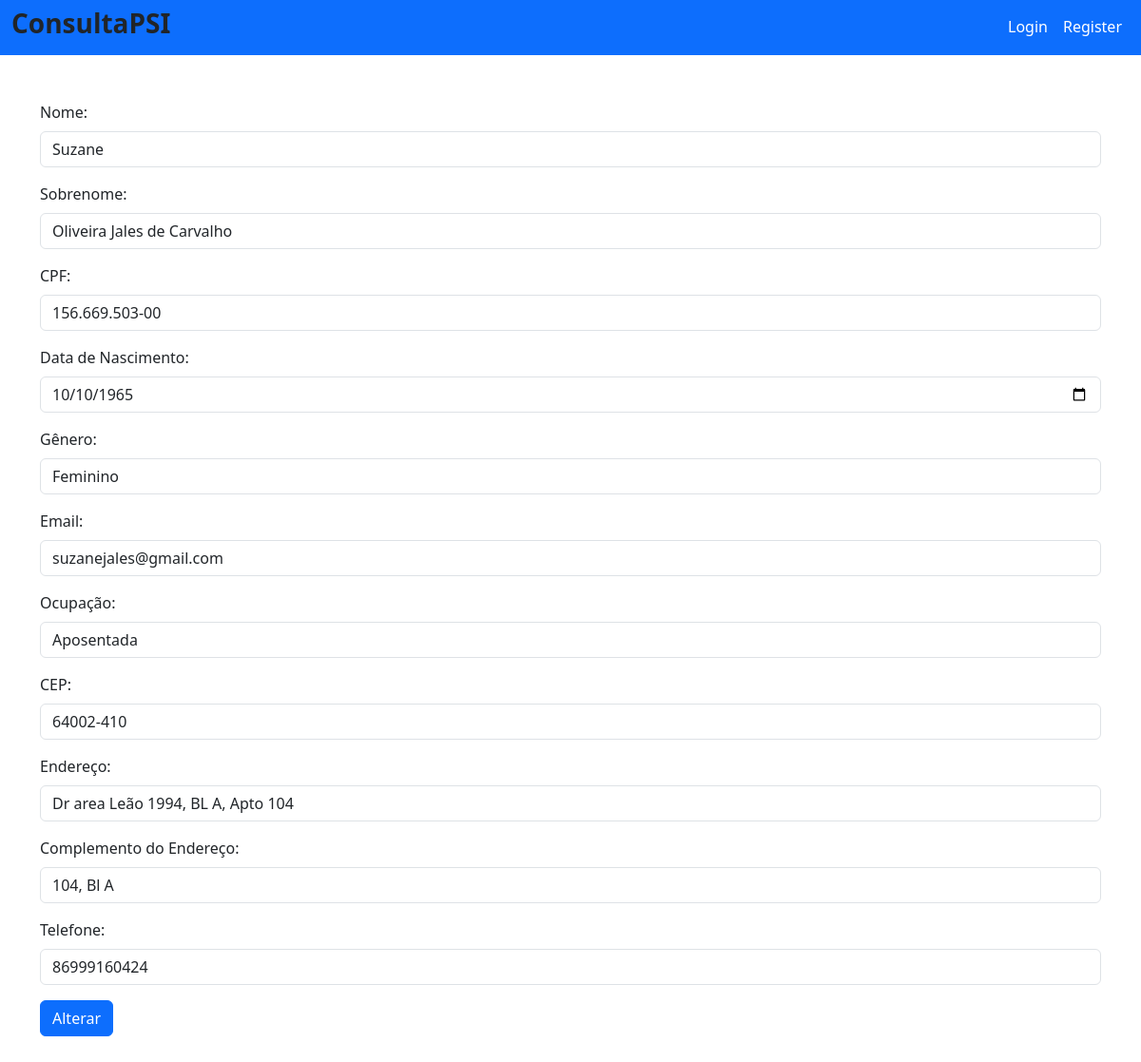
Page /pacientes/update/2 on the committed database.
### database/models/paciente_model.py (models this page shows, shortened)
class Paciente(db.Model):
    __tablename__ = 'paciente'
    id = db.Column(db.Integer, primary_key=True, autoincrement=True)
    nome = db.Column(db.String(50), nullable=False)
    sobrenome = db.Column(db.String(150), nullable=False)
    cpf = db.Column(db.String(11), nullable=False, unique=True)
    nascimento = db.Column(db.Date, nullable=False)
    genero = db.Column(db.String(30), nullable=False)
    email = db.Column(db.String(50), nullable=False, unique=True)
    ocupacao = db.Column(db.String(50), nullable=False)
    cep = db.Column(db.String(8), nullable=False)
    endereco = db.Column(db.String(150), nullable=False)
    endereco_complemento = db.Column(db.String(150), nullable=False)
    fone = db.Column(db.String(15), nullable=False)
    datainicio = db.Column(db.Date, nullable=False)
    convenios_id = db.Column(db.Integer, db.ForeignKey('convenio.id'), nullable=True)

### routes/pacientes.py (the view, shortened to what this page needs)
@blueprint_pacientes.route('/update/<int:id>', methods=['GET', 'POST'])
def update(id):
    paciente, error = PacienteService.get_paciente_by_id(id)
    if error:
        flash(error)
        return redirect('/pacientes/recovery')
    if request.method == 'GET':
        return render_template('pacientes_update.html', paciente=paciente)

### service/paciente_service.py (called while the page is built)
    @staticmethod
    def get_paciente_by_id(id):
        try:
            paciente = Paciente.query.get(id)
            if not paciente:
                return None, "Paciente não encontrado"
            return paciente, None
        except Exception as e:
            return None, str(e)

### templates/pacientes_update.html
{% extends 'base.html' %}
{% block conteudo %}
        <form method="post" action='/pacientes/update/{{paciente.id}}'>
                <div class="mb-3">
                        <label for="nome" class="form-label">Nome:</label>
                        <input id="nome" class="form-control" type="text" name="nome" value="{{paciente.nome}}">
                    </div>
                    <div class="mb-3">
                        <label for="sobrenome" class="form-label">Sobrenome:</label>
                        <input id="sobrenome" class="form-control" type="text" name="sobrenome" value="{{paciente.sobrenome}}">
                    </div>
                    <div class="mb-3">
                        <label for="cpf" class="form-label">CPF:</label>
                        <input id="cpf" class="form-control" type="text" name="cpf" value="{{paciente.cpf}}">
                    </div>
                    <div class="mb-3">
                        <label for="nascimento" class="form-label">Data de Nascimento:</label>
                        <input id="nascimento" class="form-control" type="date" name="nascimento" value="{{paciente.nascimento}}">
                    </div>
                    <div class="mb-3">
                        <label for="genero" class="form-label">Gênero:</label>
                        <input id="genero" class="form-control" type="text" name="genero" value="{{paciente.genero}}">
                    </div>
                    <div class="mb-3">
                        <label for="email" class="form-label">Email:</label>
                        <input id="email" class="form-control" type="email" name="email" value="{{paciente.email}}">
                    </div>
                    <div class="mb-3">
                        <label for="ocupacao" class="form-label">Ocupação:</label>
                        <input id="ocupacao" class="form-control" type="text" name="ocupacao" value="{{paciente.ocupacao}}">
                    </div>
                    <div class="mb-3">
                        <label for="cep" class="form-label">CEP:</label>
                        <input id="cep" class="form-control" type="text" name="cep" value="{{paciente.cep}}">
                    </div>
                    <div class="mb-3">
                        <label for="endereco" class="form-label">Endereço:</label>
                        <input id="endereco" class="form-control" type="text" name="endereco" value="{{paciente.endereco}}">
                    </div>
                    <div class="mb-3">
                        <label for="endereco_complemento" class="form-label">Complemento do Endereço:</label>
                        <input id="endereco_complemento" class="form-control" type="text" name="endereco_complemento" value="{{paciente.endereco_complemento}}">
                    </div>
                    <div class="mb-3">
                        <label for="fone" class="form-label">Telefone:</label>
                        <input id="fone" class="form-control" type="text" name="fone" value="{{paciente.fone}}">
                    </div>
                    <input type="submit" class="btn btn-primary" value="Alterar">
                </form>
{% endblock %}

### rows in the picture
Paciente: nome "Suzane", sobrenome "Oliveira Jales de Carvalho", cpf "156.669.503-00", nascimento "10/10/1965", genero "Feminino", email "suzanejales@gmail.com", ocupacao "Aposentada", cep "64002-410", endereco "Dr area Leão 1994, BL A, Apto 104", endereco_complemento "104, Bl A", fone "86999160424"
